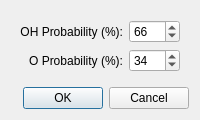
<?xml version="1.0" encoding="UTF-8"?>
<ui version="4.0">
  <class>DialogProb</class>
  <widget class="QDialog" name="dialog_prob">
    <property name="windowTitle">
      <string>Oxidation Probabilities</string>
    </property>
    <property name="modal">
      <bool>true</bool>
    </property>
    <layout class="QVBoxLayout" name="verticalLayout">
      <item>
        <widget class="QWidget" name="widget" native="true">
          <layout class="QGridLayout" name="gridLayout">
            <item row="0" column="0">
              <widget class="QLabel" name="label">
                <property name="text">
                  <string>OH Probability (%):</string>
                </property>
                <property name="alignment">
                  <set>Qt::AlignRight|Qt::AlignTrailing|Qt::AlignVCenter</set>
                </property>
              </widget>
            </item>
            <item row="0" column="1">
              <widget class="QSpinBox" name="spin_prob_oh">
                <property name="minimum">
                  <number>0</number>
                </property>
                <property name="maximum">
                  <number>100</number>
                </property>
                <property name="value">
                  <number>66</number>
                </property>
                <property name="singleStep">
                  <number>1</number>
                </property>
              </widget>
            </item>
            <item row="1" column="0">
              <widget class="QLabel" name="label_2">
                <property name="text">
                  <string>O Probability (%):</string>
                </property>
                <property name="alignment">
                  <set>Qt::AlignRight|Qt::AlignTrailing|Qt::AlignVCenter</set>
                </property>
              </widget>
            </item>
            <item row="1" column="1">
              <widget class="QSpinBox" name="spin_prob_o">
                <property name="minimum">
                  <number>0</number>
                </property>
                <property name="maximum">
                  <number>100</number>
                </property>
                <property name="value">
                  <number>34</number>
                </property>
                <property name="singleStep">
                  <number>5</number>
                </property>
              </widget>
            </item>
          </layout>
        </widget>
      </item>
      <item>
        <widget class="QDialogButtonBox" name="buttonBox">
          <property name="orientation">
            <enum>Qt::Horizontal</enum>
          </property>
          <property name="standardButtons">
            <set>QDialogButtonBox::Cancel|QDialogButtonBox::Ok</set>
          </property>
        </widget>
      </item>
    </layout>
  </widget>
  <resources/>
  <connections>
    <connection>
      <sender>buttonBox</sender>
      <signal>accepted()</signal>
      <receiver>dialog_prob</receiver>
      <slot>accept()</slot>
      <hints>
        <hint type="sourcelabel">
          <x>248</x>
          <y>254</y>
        </hint>
        <hint type="destinationlabel">
          <x>157</x>
          <y>274</y>
        </hint>
      </hints>
    </connection>
    <connection>
      <sender>buttonBox</sender>
      <signal>rejected()</signal>
      <receiver>dialog_prob</receiver>
      <slot>reject()</slot>
      <hints>
        <hint type="sourcelabel">
          <x>316</x>
          <y>260</y>
        </hint>
        <hint type="destinationlabel">
          <x>286</x>
          <y>274</y>
        </hint>
      </hints>
    </connection>
  </connections>
</ui>
